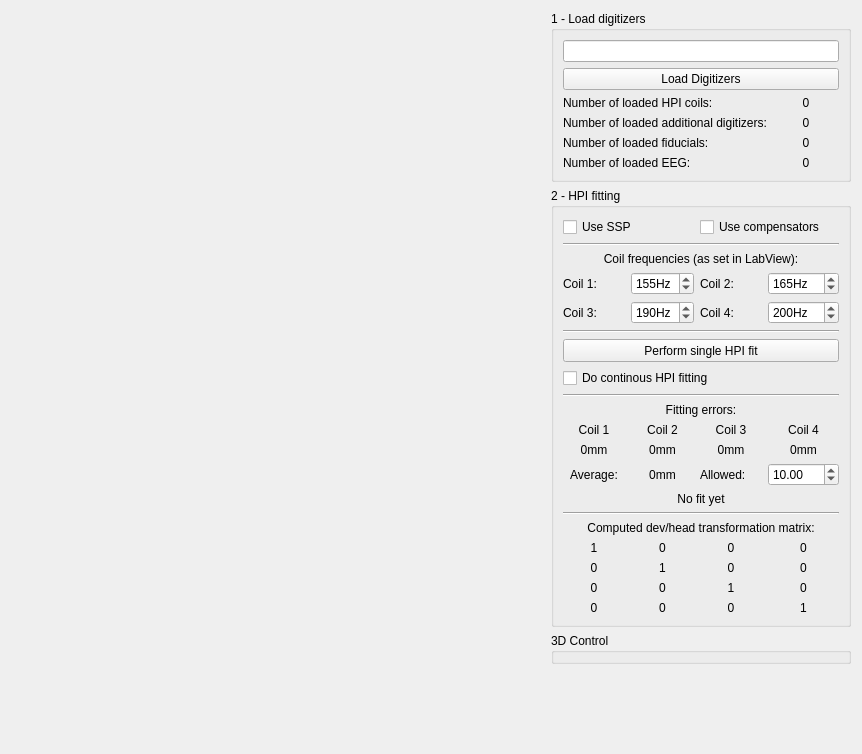
<?xml version="1.0" encoding="UTF-8"?>
<ui version="4.0">
 <class>HpiViewWidget</class>
 <widget class="QWidget" name="HpiViewWidget">
  <property name="geometry">
   <rect>
    <x>0</x>
    <y>0</y>
    <width>862</width>
    <height>754</height>
   </rect>
  </property>
  <property name="windowTitle">
   <string>HPI Setup</string>
  </property>
  <layout class="QGridLayout" name="gridLayout_2">
   <item row="0" column="0">
    <layout class="QGridLayout" name="m_gridLayout_main">
     <property name="leftMargin">
      <number>0</number>
     </property>
     <property name="topMargin">
      <number>0</number>
     </property>
     <property name="rightMargin">
      <number>0</number>
     </property>
     <property name="bottomMargin">
      <number>0</number>
     </property>
     <property name="spacing">
      <number>6</number>
     </property>
     <item row="2" column="1" rowspan="2">
      <widget class="QGroupBox" name="m_groupBox_3dControl">
       <property name="minimumSize">
        <size>
         <width>258</width>
         <height>0</height>
        </size>
       </property>
       <property name="maximumSize">
        <size>
         <width>300</width>
         <height>16777215</height>
        </size>
       </property>
       <property name="title">
        <string>3D Control</string>
       </property>
      </widget>
     </item>
     <item row="4" column="1">
      <spacer name="verticalSpacer">
       <property name="orientation">
        <enum>Qt::Vertical</enum>
       </property>
       <property name="sizeHint" stdset="0">
        <size>
         <width>20</width>
         <height>40</height>
        </size>
       </property>
      </spacer>
     </item>
     <item row="0" column="1">
      <widget class="QGroupBox" name="m_groupBox_loadDigitizers">
       <property name="minimumSize">
        <size>
         <width>258</width>
         <height>0</height>
        </size>
       </property>
       <property name="maximumSize">
        <size>
         <width>300</width>
         <height>16777215</height>
        </size>
       </property>
       <property name="title">
        <string>1 - Load digitizers</string>
       </property>
       <layout class="QFormLayout" name="formLayout_2">
        <item row="2" column="0">
         <widget class="QLabel" name="label_7">
          <property name="text">
           <string>Number of loaded HPI coils:</string>
          </property>
         </widget>
        </item>
        <item row="2" column="1">
         <widget class="QLabel" name="m_label_numberLoadedCoils">
          <property name="text">
           <string>0</string>
          </property>
          <property name="alignment">
           <set>Qt::AlignCenter</set>
          </property>
         </widget>
        </item>
        <item row="3" column="0">
         <widget class="QLabel" name="label_8">
          <property name="text">
           <string>Number of loaded additional digitizers:</string>
          </property>
         </widget>
        </item>
        <item row="3" column="1">
         <widget class="QLabel" name="m_label_numberLoadedDigitizers">
          <property name="text">
           <string>0</string>
          </property>
          <property name="alignment">
           <set>Qt::AlignCenter</set>
          </property>
         </widget>
        </item>
        <item row="4" column="0">
         <widget class="QLabel" name="label_9">
          <property name="text">
           <string>Number of loaded fiducials:</string>
          </property>
         </widget>
        </item>
        <item row="4" column="1">
         <widget class="QLabel" name="m_label_numberLoadedFiducials">
          <property name="text">
           <string>0</string>
          </property>
          <property name="alignment">
           <set>Qt::AlignCenter</set>
          </property>
         </widget>
        </item>
        <item row="5" column="0">
         <widget class="QLabel" name="label_10">
          <property name="text">
           <string>Number of loaded EEG:</string>
          </property>
         </widget>
        </item>
        <item row="5" column="1">
         <widget class="QLabel" name="m_label_numberLoadedEEG">
          <property name="text">
           <string>0</string>
          </property>
          <property name="alignment">
           <set>Qt::AlignCenter</set>
          </property>
         </widget>
        </item>
        <item row="0" column="0" colspan="2">
         <widget class="QLineEdit" name="m_lineEdit_filePath"/>
        </item>
        <item row="1" column="0" colspan="2">
         <widget class="QPushButton" name="m_pushButton_loadDigitizers">
          <property name="text">
           <string>Load Digitizers</string>
          </property>
         </widget>
        </item>
       </layout>
      </widget>
     </item>
     <item row="0" column="0" rowspan="5">
      <widget class="QWidget" name="widget" native="true">
       <property name="sizePolicy">
        <sizepolicy hsizetype="Preferred" vsizetype="Preferred">
         <horstretch>0</horstretch>
         <verstretch>0</verstretch>
        </sizepolicy>
       </property>
       <property name="minimumSize">
        <size>
         <width>500</width>
         <height>0</height>
        </size>
       </property>
      </widget>
     </item>
     <item row="1" column="1">
      <widget class="QGroupBox" name="m_groupBox_hpiFitting">
       <property name="minimumSize">
        <size>
         <width>258</width>
         <height>0</height>
        </size>
       </property>
       <property name="maximumSize">
        <size>
         <width>300</width>
         <height>16777215</height>
        </size>
       </property>
       <property name="title">
        <string>2 - HPI fitting</string>
       </property>
       <layout class="QGridLayout" name="gridLayout">
        <item row="10" column="0" colspan="4">
         <widget class="QToolButton" name="m_pushButton_doSingleFit">
          <property name="sizePolicy">
           <sizepolicy hsizetype="Minimum" vsizetype="Fixed">
            <horstretch>0</horstretch>
            <verstretch>0</verstretch>
           </sizepolicy>
          </property>
          <property name="minimumSize">
           <size>
            <width>0</width>
            <height>23</height>
           </size>
          </property>
          <property name="maximumSize">
           <size>
            <width>16777215</width>
            <height>16777215</height>
           </size>
          </property>
          <property name="text">
           <string>Perform single HPI fit</string>
          </property>
         </widget>
        </item>
        <item row="17" column="2">
         <widget class="QLabel" name="m_label_gofCoil3Description">
          <property name="text">
           <string>Coil 3</string>
          </property>
          <property name="alignment">
           <set>Qt::AlignCenter</set>
          </property>
         </widget>
        </item>
        <item row="25" column="0">
         <widget class="QLabel" name="m_label_mat20">
          <property name="text">
           <string>0</string>
          </property>
          <property name="alignment">
           <set>Qt::AlignCenter</set>
          </property>
         </widget>
        </item>
        <item row="16" column="0" colspan="4">
         <widget class="QLabel" name="label_11">
          <property name="text">
           <string>Fitting errors:</string>
          </property>
          <property name="alignment">
           <set>Qt::AlignCenter</set>
          </property>
         </widget>
        </item>
        <item row="5" column="1">
         <widget class="QSpinBox" name="m_spinBox_freqCoil3">
          <property name="suffix">
           <string>Hz</string>
          </property>
          <property name="maximum">
           <number>500</number>
          </property>
          <property name="value">
           <number>190</number>
          </property>
         </widget>
        </item>
        <item row="17" column="1">
         <widget class="QLabel" name="m_label_gofCoil2Description">
          <property name="text">
           <string>Coil 2</string>
          </property>
          <property name="alignment">
           <set>Qt::AlignCenter</set>
          </property>
         </widget>
        </item>
        <item row="23" column="3">
         <widget class="QLabel" name="m_label_mat03">
          <property name="text">
           <string>0</string>
          </property>
          <property name="alignment">
           <set>Qt::AlignCenter</set>
          </property>
         </widget>
        </item>
        <item row="5" column="2">
         <widget class="QLabel" name="m_label_freqCoil4">
          <property name="text">
           <string>Coil 4:</string>
          </property>
         </widget>
        </item>
        <item row="17" column="0">
         <widget class="QLabel" name="m_label_gofCoil1Description">
          <property name="text">
           <string>Coil 1</string>
          </property>
          <property name="alignment">
           <set>Qt::AlignCenter</set>
          </property>
         </widget>
        </item>
        <item row="25" column="2">
         <widget class="QLabel" name="m_label_mat22">
          <property name="text">
           <string>1</string>
          </property>
          <property name="alignment">
           <set>Qt::AlignCenter</set>
          </property>
         </widget>
        </item>
        <item row="26" column="0">
         <widget class="QLabel" name="m_label_mat30">
          <property name="text">
           <string>0</string>
          </property>
          <property name="alignment">
           <set>Qt::AlignCenter</set>
          </property>
         </widget>
        </item>
        <item row="3" column="0" colspan="4">
         <widget class="QLabel" name="label_5">
          <property name="text">
           <string>Coil frequencies (as set in LabView):</string>
          </property>
          <property name="alignment">
           <set>Qt::AlignCenter</set>
          </property>
         </widget>
        </item>
        <item row="25" column="3">
         <widget class="QLabel" name="m_label_mat23">
          <property name="text">
           <string>0</string>
          </property>
          <property name="alignment">
           <set>Qt::AlignCenter</set>
          </property>
         </widget>
        </item>
        <item row="26" column="2">
         <widget class="QLabel" name="m_label_mat32">
          <property name="text">
           <string>0</string>
          </property>
          <property name="alignment">
           <set>Qt::AlignCenter</set>
          </property>
         </widget>
        </item>
        <item row="4" column="3">
         <widget class="QSpinBox" name="m_spinBox_freqCoil2">
          <property name="suffix">
           <string>Hz</string>
          </property>
          <property name="maximum">
           <number>500</number>
          </property>
          <property name="value">
           <number>165</number>
          </property>
         </widget>
        </item>
        <item row="26" column="1">
         <widget class="QLabel" name="m_label_mat31">
          <property name="text">
           <string>0</string>
          </property>
          <property name="alignment">
           <set>Qt::AlignCenter</set>
          </property>
         </widget>
        </item>
        <item row="23" column="2">
         <widget class="QLabel" name="m_label_mat02">
          <property name="text">
           <string>0</string>
          </property>
          <property name="alignment">
           <set>Qt::AlignCenter</set>
          </property>
         </widget>
        </item>
        <item row="4" column="0">
         <widget class="QLabel" name="m_label_freqCoil1">
          <property name="text">
           <string>Coil 1:</string>
          </property>
         </widget>
        </item>
        <item row="5" column="3">
         <widget class="QSpinBox" name="m_spinBox_freqCoil4">
          <property name="suffix">
           <string>Hz</string>
          </property>
          <property name="maximum">
           <number>500</number>
          </property>
          <property name="value">
           <number>200</number>
          </property>
         </widget>
        </item>
        <item row="5" column="0">
         <widget class="QLabel" name="m_label_freqCoil3">
          <property name="text">
           <string>Coil 3:</string>
          </property>
         </widget>
        </item>
        <item row="24" column="0">
         <widget class="QLabel" name="m_label_mat10">
          <property name="text">
           <string>0</string>
          </property>
          <property name="alignment">
           <set>Qt::AlignCenter</set>
          </property>
         </widget>
        </item>
        <item row="24" column="2">
         <widget class="QLabel" name="m_label_mat12">
          <property name="text">
           <string>0</string>
          </property>
          <property name="alignment">
           <set>Qt::AlignCenter</set>
          </property>
         </widget>
        </item>
        <item row="4" column="1">
         <widget class="QSpinBox" name="m_spinBox_freqCoil1">
          <property name="suffix">
           <string>Hz</string>
          </property>
          <property name="prefix">
           <string/>
          </property>
          <property name="maximum">
           <number>500</number>
          </property>
          <property name="value">
           <number>155</number>
          </property>
         </widget>
        </item>
        <item row="24" column="1">
         <widget class="QLabel" name="m_label_mat11">
          <property name="text">
           <string>1</string>
          </property>
          <property name="alignment">
           <set>Qt::AlignCenter</set>
          </property>
         </widget>
        </item>
        <item row="24" column="3">
         <widget class="QLabel" name="m_label_mat13">
          <property name="text">
           <string>0</string>
          </property>
          <property name="alignment">
           <set>Qt::AlignCenter</set>
          </property>
         </widget>
        </item>
        <item row="26" column="3">
         <widget class="QLabel" name="m_label_mat33">
          <property name="text">
           <string>1</string>
          </property>
          <property name="alignment">
           <set>Qt::AlignCenter</set>
          </property>
         </widget>
        </item>
        <item row="14" column="0" colspan="4">
         <widget class="Line" name="line_2">
          <property name="orientation">
           <enum>Qt::Horizontal</enum>
          </property>
         </widget>
        </item>
        <item row="20" column="0" colspan="4">
         <widget class="QLabel" name="m_label_fitFeedback">
          <property name="text">
           <string>No fit yet</string>
          </property>
          <property name="alignment">
           <set>Qt::AlignCenter</set>
          </property>
         </widget>
        </item>
        <item row="12" column="0" colspan="4">
         <widget class="QCheckBox" name="m_checkBox_continousHPI">
          <property name="text">
           <string>Do continous HPI fitting</string>
          </property>
         </widget>
        </item>
        <item row="22" column="0" colspan="4">
         <widget class="QLabel" name="label_6">
          <property name="text">
           <string>Computed dev/head transformation matrix:</string>
          </property>
          <property name="alignment">
           <set>Qt::AlignCenter</set>
          </property>
         </widget>
        </item>
        <item row="25" column="1">
         <widget class="QLabel" name="m_label_mat21">
          <property name="text">
           <string>0</string>
          </property>
          <property name="alignment">
           <set>Qt::AlignCenter</set>
          </property>
         </widget>
        </item>
        <item row="17" column="3">
         <widget class="QLabel" name="m_label_gofCoil4Description">
          <property name="text">
           <string>Coil 4</string>
          </property>
          <property name="alignment">
           <set>Qt::AlignCenter</set>
          </property>
         </widget>
        </item>
        <item row="18" column="0">
         <widget class="QLabel" name="m_label_gofCoil1">
          <property name="text">
           <string>0mm</string>
          </property>
          <property name="alignment">
           <set>Qt::AlignCenter</set>
          </property>
         </widget>
        </item>
        <item row="4" column="2">
         <widget class="QLabel" name="m_label_freqCoil2">
          <property name="text">
           <string>Coil 2:</string>
          </property>
         </widget>
        </item>
        <item row="18" column="3">
         <widget class="QLabel" name="m_label_gofCoil4">
          <property name="text">
           <string>0mm</string>
          </property>
          <property name="alignment">
           <set>Qt::AlignCenter</set>
          </property>
         </widget>
        </item>
        <item row="18" column="2">
         <widget class="QLabel" name="m_label_gofCoil3">
          <property name="text">
           <string>0mm</string>
          </property>
          <property name="alignment">
           <set>Qt::AlignCenter</set>
          </property>
         </widget>
        </item>
        <item row="21" column="0" colspan="4">
         <widget class="Line" name="line_3">
          <property name="orientation">
           <enum>Qt::Horizontal</enum>
          </property>
         </widget>
        </item>
        <item row="23" column="1">
         <widget class="QLabel" name="m_label_mat01">
          <property name="text">
           <string>0</string>
          </property>
          <property name="alignment">
           <set>Qt::AlignCenter</set>
          </property>
         </widget>
        </item>
        <item row="6" column="0" colspan="4">
         <widget class="Line" name="line_4">
          <property name="orientation">
           <enum>Qt::Horizontal</enum>
          </property>
         </widget>
        </item>
        <item row="18" column="1">
         <widget class="QLabel" name="m_label_gofCoil2">
          <property name="text">
           <string>0mm</string>
          </property>
          <property name="alignment">
           <set>Qt::AlignCenter</set>
          </property>
         </widget>
        </item>
        <item row="23" column="0">
         <widget class="QLabel" name="m_label_mat00">
          <property name="text">
           <string>1</string>
          </property>
          <property name="alignment">
           <set>Qt::AlignCenter</set>
          </property>
         </widget>
        </item>
        <item row="2" column="0" colspan="4">
         <widget class="Line" name="line">
          <property name="orientation">
           <enum>Qt::Horizontal</enum>
          </property>
         </widget>
        </item>
        <item row="19" column="0">
         <widget class="QLabel" name="label_2">
          <property name="text">
           <string>Average:</string>
          </property>
          <property name="alignment">
           <set>Qt::AlignCenter</set>
          </property>
         </widget>
        </item>
        <item row="19" column="1">
         <widget class="QLabel" name="m_label_averagedFitError">
          <property name="text">
           <string>0mm</string>
          </property>
          <property name="alignment">
           <set>Qt::AlignCenter</set>
          </property>
         </widget>
        </item>
        <item row="19" column="3">
         <widget class="QDoubleSpinBox" name="m_doubleSpinBox_maxHPIContinousDist">
          <property name="maximum">
           <double>9999.989999999999782</double>
          </property>
          <property name="value">
           <double>10.000000000000000</double>
          </property>
         </widget>
        </item>
        <item row="19" column="2">
         <widget class="QLabel" name="label">
          <property name="text">
           <string>Allowed:</string>
          </property>
         </widget>
        </item>
        <item row="0" column="2" colspan="2">
         <widget class="QCheckBox" name="m_checkBox_useComp">
          <property name="text">
           <string>Use compensators</string>
          </property>
         </widget>
        </item>
        <item row="0" column="0" colspan="2">
         <widget class="QCheckBox" name="m_checkBox_useSSP">
          <property name="text">
           <string>Use SSP</string>
          </property>
         </widget>
        </item>
       </layout>
      </widget>
     </item>
    </layout>
   </item>
  </layout>
 </widget>
 <resources/>
 <connections/>
</ui>
